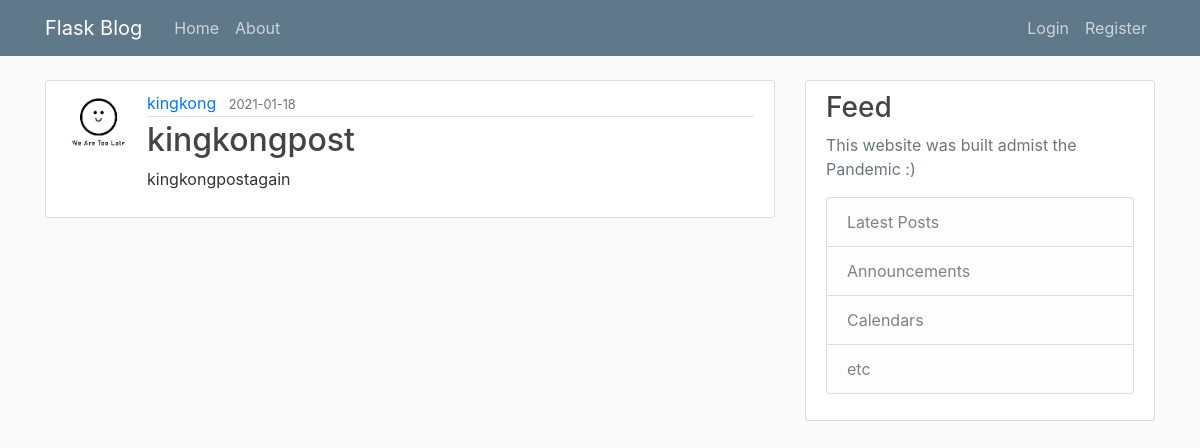
Screenshot of /post/2 with the database file from the repository.
### flaskapp/db_models.py (models this page shows, shortened)
class User(db.Model, UserMixin):
    id = db.Column(db.Integer, primary_key = True)
    username = db.Column(db.String(17), unique = True, nullable = False)
    email = db.Column(db.String(100), unique = True, nullable = False)
    image_file = db.Column(db.String(20), nullable = False, default = 'default.jpg')
    password = db.Column(db.String(60), nullable = False)
    posts = db.relationship('Post', backref='author', lazy = True) #Post here is the class Post

class Post(db.Model):
    id = db.Column(db.Integer, primary_key = True)
    title = db.Column(db.String(100), nullable = False)
    date_posted = db.Column(db.DateTime(), nullable = False, default=datetime.utcnow)
    content = db.Column(db.Text, nullable = False)
    user_id = db.Column(db.Integer, db.ForeignKey('user.id')) #user here is the class User - User.id

### flaskapp/routes.py (the view)
@app.route("/post/<int:post_id>")
def post(post_id):
    post = Post.query.get_or_404(post_id)
    return render_template('post_id.html', title=post.title, post=post)

### flaskapp/templates/post_id.html (shortened to what this page needs)
{% extends "layout.html" %}
{% block content %}
  <article class="media content-section">
    <img class="rounded-circle article-img" src="{{ url_for('static', filename='profile_pics/' + post.author.image_file) }}">
    <div class="media-body">
      <div class="article-metadata">
        <a class="mr-2" href="{{url_for('user_posts',username=post.author.username)}}">{{ post.author.username }}</a>
        <small class="text-muted">{{ post.date_posted.strftime('%Y-%m-%d') }}</small>
      </div>
      <h2 class="article-title">{{ post.title }}</h2>
      <p class="article-content">{{ post.content }}</p>
    </div>
  </article>
{% endblock content %}

### flaskapp/static/main.css (style rules this page uses)
body { background: #fafafa; color: #333333; margin-top: 5rem; }
h1, h2, h3, h4, h5, h6 { color: #444444; }
.content-section { background: #ffffff; padding: 10px 20px; border: 1px solid #dddddd; border-radius: 3px; margin-bottom: 20px; }
.article-title { color: #444444; }
.article-content { white-space: pre-line; }
.article-img { height: 65px; width: 65px; margin-right: 16px; }
.article-metadata { padding-bottom: 1px; margin-bottom: 4px; border-bottom: 1px solid #e3e3e3 }

### rows the page displays
User: image_file (placeholder picture), author.username "kingkong"
Post: date_posted "2021-01-18", title "kingkongpost", content "kingkongpostagain"
